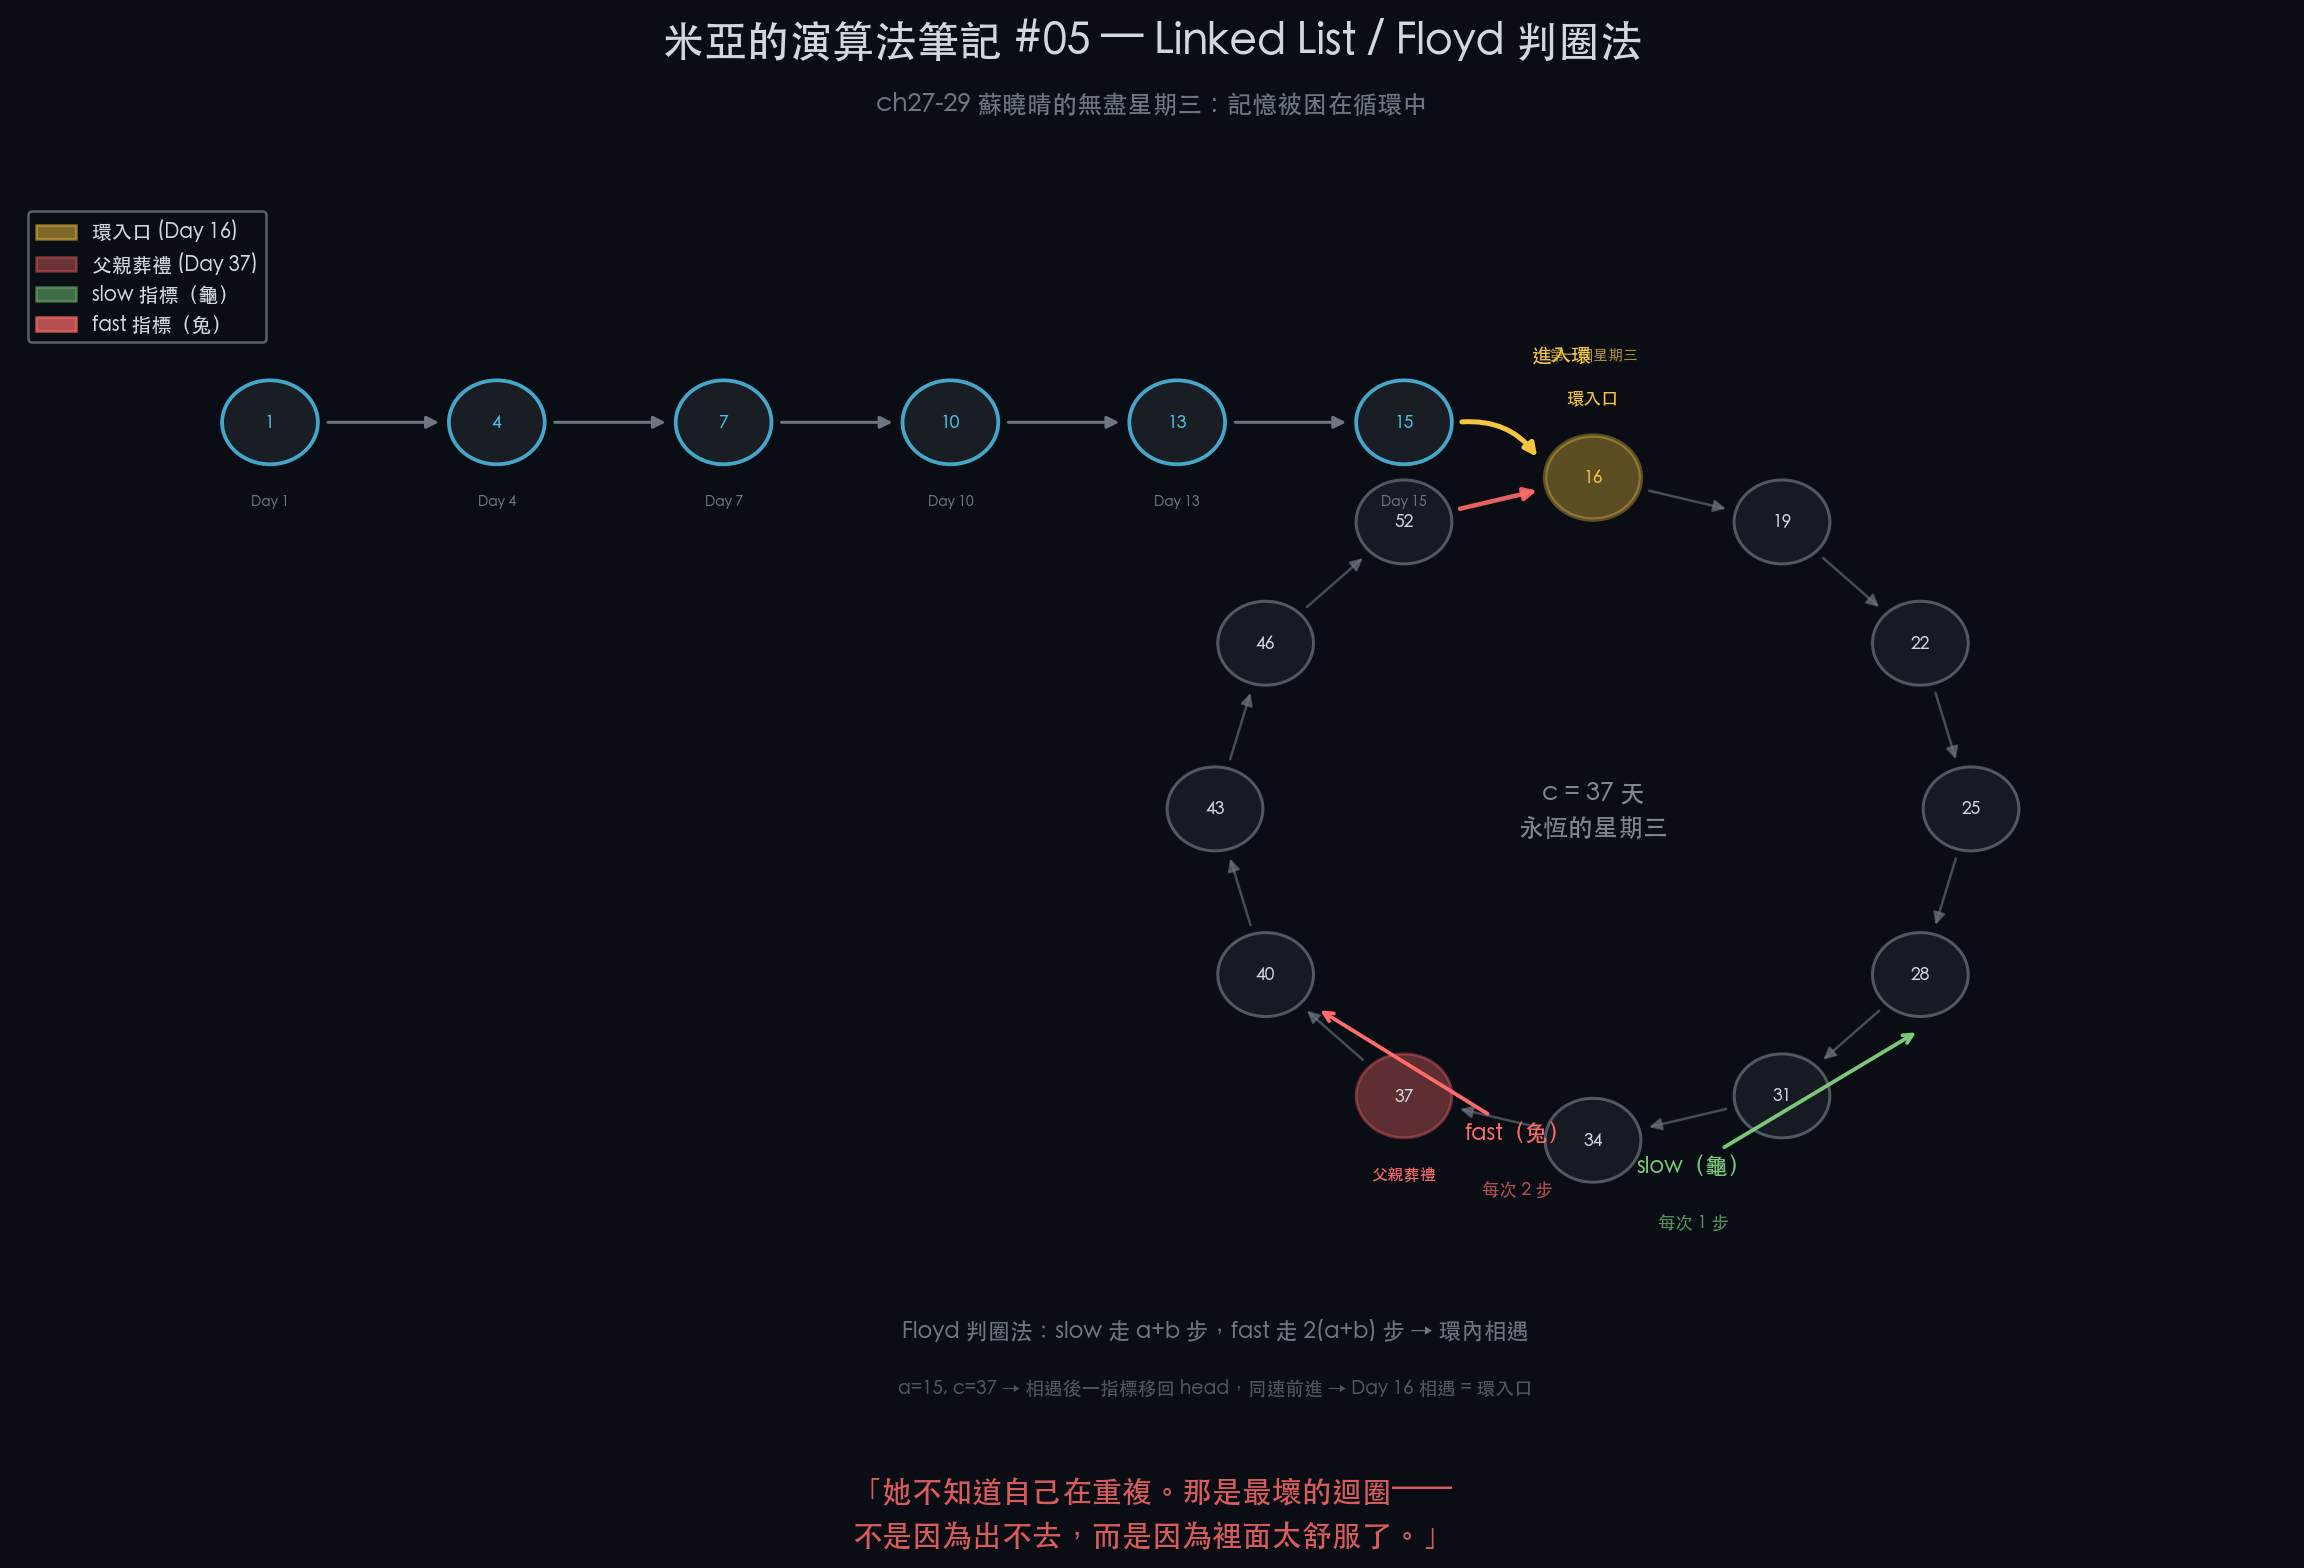

This chart was generated by the following Python code:
"""
米亞的演算法筆記 #05 — Linked List / Floyd 判圈法視覺化
蘇曉晴的無盡星期三：記憶被困在循環中
生成檔案：Vol1_05_Linked_List_Floyd.png
"""
import matplotlib
matplotlib.use("Agg")
import matplotlib.pyplot as plt
import matplotlib.patches as mpatches
from matplotlib.patches import Circle
import numpy as np

# ── 色彩系統 ──
MIA_BLUE, MIA_WARM, DARK_BG = "#4fc1e9", "#f5c542", "#0a0e14"
TEXT, MUTED, GRID = "#d0d7de", "#6e7681", "#1c2028"
RED, GREEN = "#ff6b6b", "#7bc87b"

# ── 中文字型 ──
def get_cjk():
    from matplotlib.font_manager import FontProperties
    for f in ["PingFang TC", "Heiti TC", "Arial Unicode MS"]:
        try:
            if FontProperties(family=f).get_name() == f: return f
        except Exception: pass
    return "Arial Unicode MS"

plt.rcParams.update({
    "font.family": get_cjk(), "text.color": TEXT,
    "axes.labelcolor": TEXT, "xtick.color": MUTED, "ytick.color": MUTED,
    "figure.facecolor": DARK_BG, "axes.facecolor": DARK_BG,
})

fig = plt.figure(figsize=(14, 9)); fig.patch.set_facecolor(DARK_BG)
ax = fig.add_axes([0.05, 0.12, 0.90, 0.75])
ax.set_facecolor(DARK_BG); ax.set_xlim(-2, 16); ax.set_ylim(-5.5, 5.5)
ax.axis("off")

# ── 非環段：Day 1-15 ──
lin_x = [i * 1.8 for i in range(6)]
lin_y, lin_lbl = 3.5, ["1", "4", "7", "10", "13", "15"]

for idx, (x, lbl) in enumerate(zip(lin_x, lin_lbl)):
    ax.add_patch(Circle((x, lin_y), 0.38, fc=GRID, ec=MIA_BLUE, lw=1.5, alpha=0.85))
    ax.text(x, lin_y, lbl, ha="center", va="center", fontsize=7,
            color=MIA_BLUE, fontweight="bold")
    ax.text(x, lin_y - 0.65, f"Day {lbl}", ha="center", va="top",
            fontsize=5.5, color=MUTED)
    if idx < 5:
        ax.annotate("", xy=(lin_x[idx+1] - 0.42, lin_y),
                    xytext=(x + 0.42, lin_y),
                    arrowprops=dict(arrowstyle="-|>", color=MUTED, lw=1.2))

# ── 環段：Day 16-52 ──
cx, cy, cr = 10.5, 0.0, 3.0
n_nodes = 12
days = [16, 19, 22, 25, 28, 31, 34, 37, 40, 43, 46, 52]
cnodes = []
for i in range(n_nodes):
    ang = np.pi/2 - i * 2 * np.pi / n_nodes
    cnodes.append((cx + cr * np.cos(ang), cy + cr * np.sin(ang)))

# 直線段 → 環入口
ax.annotate("", xy=(cnodes[0][0] - 0.42, cnodes[0][1] + 0.15),
            xytext=(lin_x[-1] + 0.42, lin_y),
            arrowprops=dict(arrowstyle="-|>", color=MIA_WARM, lw=2.0,
                            connectionstyle="arc3,rad=-0.3"))
mx = (lin_x[-1] + cnodes[0][0]) / 2 + 0.5
my = (lin_y + cnodes[0][1]) / 2 + 0.8
ax.text(mx, my, "進入環", fontsize=8, color=MIA_WARM, ha="center",
        fontweight="bold")

# 繪製環節點
for idx, ((x, y), day) in enumerate(zip(cnodes, days)):
    is_entry, is_funeral = (day == 16), (day == 37)
    if is_entry:
        ec, fc, al = MIA_WARM, MIA_WARM, 0.35
    elif is_funeral:
        ec, fc, al = RED, RED, 0.35
    else:
        ec, fc, al = MUTED, GRID, 0.7
    ax.add_patch(Circle((x, y), 0.38, fc=fc, ec=ec,
                        lw=1.8 if is_entry else 1.2, alpha=al))
    ax.text(x, y, str(day), ha="center", va="center", fontsize=7,
            color=MIA_WARM if is_entry else TEXT, fontweight="bold")
    if is_entry:
        ax.text(x, y + 0.65, "環入口", ha="center", va="bottom",
                fontsize=7, color=MIA_WARM, fontweight="bold")
        ax.text(x, y + 1.05, "第一個星期三", ha="center", va="bottom",
                fontsize=6, color=MIA_WARM, alpha=0.7)
    if is_funeral:
        ax.text(x, y - 0.65, "父親葬禮", ha="center", va="top",
                fontsize=6.5, color=RED, fontweight="bold")
    # 環內箭頭
    nx, ny = cnodes[(idx + 1) % n_nodes]
    dx, dy = nx - x, ny - y
    d = np.hypot(dx, dy)
    if d > 0:
        ux, uy = dx/d, dy/d
        is_close = (idx == n_nodes - 1)
        ax.annotate("", xy=(nx - ux*0.42, ny - uy*0.42),
                    xytext=(x + ux*0.42, y + uy*0.42),
                    arrowprops=dict(arrowstyle="-|>",
                                   color=RED if is_close else MUTED,
                                   lw=1.8 if is_close else 1.0,
                                   alpha=0.9 if is_close else 0.6))

ax.text(cx, cy, "c = 37 天\n永恆的星期三", ha="center", va="center",
        fontsize=10, color=TEXT, alpha=0.6, style="italic", linespacing=1.5)

# ── 龜兔指標 ──
tx, ty = cnodes[4]  # Day 28
ax.annotate("slow（龜）", xy=(tx, ty - 0.5), xytext=(tx - 1.8, ty - 1.8),
            fontsize=9, color=GREEN, fontweight="bold", ha="center",
            arrowprops=dict(arrowstyle="->", color=GREEN, lw=1.5))
ax.text(tx - 1.8, ty - 2.3, "每次 1 步", ha="center", fontsize=7,
        color=GREEN, alpha=0.7)

hx, hy = cnodes[8]  # Day 40
ax.annotate("fast（兔）", xy=(hx + 0.4, hy - 0.3),
            xytext=(hx + 2.0, hy - 1.5), fontsize=9, color=RED,
            fontweight="bold", ha="center",
            arrowprops=dict(arrowstyle="->", color=RED, lw=1.5))
ax.text(hx + 2.0, hy - 2.0, "每次 2 步", ha="center", fontsize=7,
        color=RED, alpha=0.7)

# ── 說明文字 ──
ax.text(7.5, -4.8,
        "Floyd 判圈法：slow 走 a+b 步，fast 走 2(a+b) 步 → 環內相遇",
        ha="center", fontsize=9, color=MUTED)
ax.text(7.5, -5.3,
        "a=15, c=37 → 相遇後一指標移回 head，同速前進 → Day 16 相遇 = 環入口",
        ha="center", fontsize=7.5, color=MUTED, alpha=0.7)

# ── 靈魂句 ──
fig.text(0.5, 0.04,
         "「她不知道自己在重複。那是最壞的迴圈——\n"
         "不是因為出不去，而是因為裡面太舒服了。」",
         ha="center", fontsize=12, color=RED, style="italic",
         alpha=0.85, linespacing=1.6)

# ── 標題 ──
fig.text(0.5, 0.96, "米亞的演算法筆記 #05 — Linked List / Floyd 判圈法",
         ha="center", fontsize=17, color=TEXT, fontweight="bold")
fig.text(0.5, 0.925, "ch27-29 蘇曉晴的無盡星期三：記憶被困在循環中",
         ha="center", fontsize=10, color=MUTED)

# ── 圖例 ──
ax.legend(handles=[
    mpatches.Patch(fc=MIA_WARM, ec=MIA_WARM, alpha=0.5, label="環入口 (Day 16)"),
    mpatches.Patch(fc=RED, ec=RED, alpha=0.4, label="父親葬禮 (Day 37)"),
    mpatches.Patch(fc=GREEN, ec=GREEN, alpha=0.5, label="slow 指標（龜）"),
    mpatches.Patch(fc=RED, ec=RED, alpha=0.7, label="fast 指標（兔）"),
], loc="upper left", fontsize=8, facecolor=DARK_BG, edgecolor=MUTED,
   labelcolor=TEXT, framealpha=0.8)

# ── 輸出 ──
out = "/Users/william/Downloads/phd_exam/leetcode/記憶駭客_小說/米亞的演算法筆記/Vol1_05_Linked_List_Floyd.png"
fig.savefig(out, dpi=180, bbox_inches="tight", facecolor=DARK_BG, edgecolor="none")
plt.close(fig)
print(f"OK {out}")
